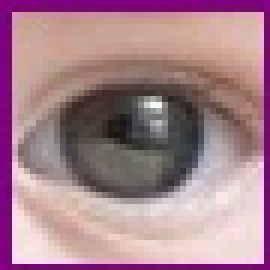
#> input picture Gaze Direction/Result_Images/eye1.jpg, 45 x 45 px (shown 6 times larger)
$ python Intensity.py
#> lines starting #> are read from the running program, lines starting #| are printed output that depends on the picture; after the words box and inside, x2 and y2 are one past the last pixel; in counts of white or black regions, pixels touching at a corner belong together
import cv2
import numpy as np

img = cv2.imread('../Result_Images/eye1.jpg')
#> img is the input picture: shape (45, 45, 3); mean B, G, R 140.9, 129.7, 166.4
gray = cv2.cvtColor(img, cv2.COLOR_BGR2GRAY)
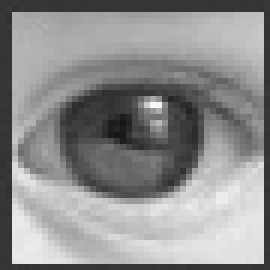
#> gray: shape (45, 45) (shown 6 times larger); min 22, max 246, mean 141.9
minin = 1000000
minj=0
mini=0
for i in range(gray.shape[0]):
	for j in range(gray.shape[1]):
		if (gray[i][j]<minin):
			minin=gray[i][j]
			mini=i
			minj=j
			print(mini,minj)
#> after the loop, mini = 20; minin = 22; minj = 20

cv2.circle(img,(mini,minj),4,(0,0,255))
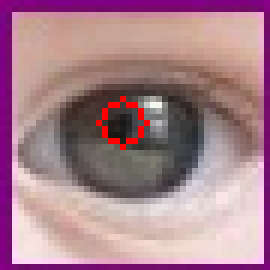
#> img: shape (45, 45, 3) (shown 6 times larger); 0.99% of pixels changed, all inside (x1, y1, x2, y2) = (16, 16, 25, 25)
cv2.imwrite('../Result_Images/eye2.jpg', img);
